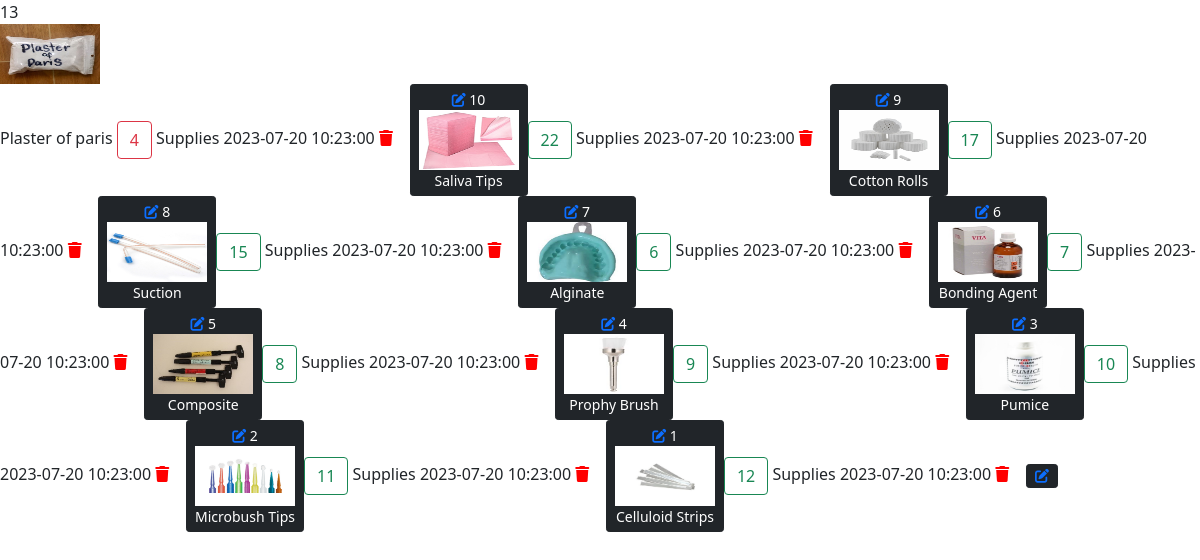
The page /client/php/Inventory_data.php on the database its author committed.
### tables this page shows
CREATE TABLE `inventory` (
  `id` int(11) NOT NULL,
  `inv_id` varchar(50) NOT NULL,
  `imagedata` varchar(255) NOT NULL,
  `name` varchar(255) NOT NULL,
  `stocks` int(255) NOT NULL,
  `class` varchar(255) NOT NULL,
  `date` datetime NOT NULL
);

### client/php/Inventory_data.php (the view, shortened to what this page needs)
<?php
require '../../connection/connection.php';
?>
<head>
  <link rel="stylesheet" href="../css/style.css">
  <link rel="stylesheet" href="https://cdnjs.cloudflare.com/ajax/libs/font-awesome/6.0.0/css/all.min.css">
  <link href="https://cdn.jsdelivr.net/npm/bootstrap@5.0.2/dist/css/bootstrap.min.css" rel="stylesheet">
</head>
<body>
      <?php
      $selectQuery = "SELECT * FROM inventory ORDER BY id DESC";
      $result = mysqli_query($con, $selectQuery);
      while ($row = mysqli_fetch_assoc($result)) {
        $id = $row['id'];
        $name = $row['name'];
        $stocks = $row['stocks'];
        $class = $row['class'];
        $date = $row['date'];
        $rowClass = ($stocks < 5) ? 'row-red' : '';
        echo '
            <tr class="centered-row ' . $rowClass . '">
              <th scope ="row">' . $id . '</td>
              <td> <div class="imagesrc">
                <img src="' . $row['imagedata'] . '"/>
                </div>
              </td>
              <td>' . $name . '</td>
              <td><button type="button" class="btn ' . ($stocks < 5 ? 'btn-outline-danger' : 'btn-outline-success') . '">' . $stocks . '</button></td>
              <td>' . $class . '</td>
              <td>' . $date . '</td>
              <td>
              <a href="../php/Inventory_data.php? deleteid=' . $id . '"><i class="fa-solid fa-trash" style="color:red;"></i></a> &nbsp&nbsp
              <a href="../php/Inventory_update.php? updateid=' . $id . '"><button class="btn btn-dark btn-flat btn-addon btn-sm m-b-10 m-l-5"><i class="fa fa-edit"></i></a>
              </td>
            </tr>
          ';
      }
      ?>
</body>

### client/css/style.css (style rules this page uses)
* { margin: 0; padding: 0; box-sizing: border-box; font-family: var(--body-font); }
body { overflow: hidden; }

### client/php/Inventory_data.php (style rules this page uses)
.imagesrc img { width: 100px; height: 60px; }

### rows shown on the page
inventory: id "13", imagedata (picture), name "Plaster of paris", stocks "4", class "Supplies", date "2023-07-20 10:23:00"
inventory: id "10", imagedata (picture), name "Saliva Tips", stocks "22", class "Supplies", date "2023-07-20 10:23:00"
inventory: id "9", imagedata (picture), name "Cotton Rolls", stocks "17", class "Supplies", date "2023-07-20 10:23:00"
inventory: id "8", imagedata (picture), name "Suction", stocks "15", class "Supplies", date "2023-07-20 10:23:00"
inventory: id "7", imagedata (picture), name "Alginate", stocks "6", class "Supplies", date "2023-07-20 10:23:00"
inventory: id "6", imagedata (picture), name "Bonding Agent", stocks "7", class "Supplies", date "2023-07-20 10:23:00"
inventory: id "5", imagedata (picture), name "Composite", stocks "8", class "Supplies", date "2023-07-20 10:23:00"
inventory: id "4", imagedata (picture), name "Prophy Brush", stocks "9", class "Supplies", date "2023-07-20 10:23:00"
inventory: id "3", imagedata (picture), name "Pumice", stocks "10", class "Supplies", date "2023-07-20 10:23:00"
inventory: id "2", imagedata (picture), name "Microbush Tips", stocks "11", class "Supplies", date "2023-07-20 10:23:00"
inventory: id "1", imagedata (picture), name "Celluloid Strips", stocks "12", class "Supplies", date "2023-07-20 10:23:00"
